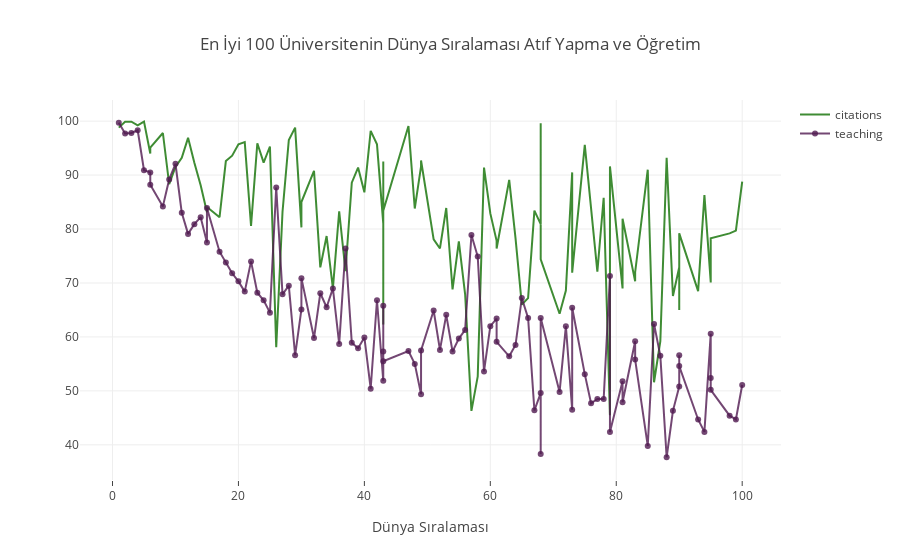

Notebook code for this chart:
### Markdown cell above
# Line Charts

### Code cell
# veri çerçevesi hazırla
df = timesData.iloc[:100,:]

import plotly.graph_objs as go
#  trace1 oluşturma
trace1 = go.Scatter(
                    x = df.world_rank,
                    y = df.citations,
                    mode = "lines",
                    name = "citations",
                    marker = dict(color = 'rgba(16, 112, 2, 0.8)'),
                    text= df.university_name)
#  trace1 oluşturma
trace2 = go.Scatter(
                    x = df.world_rank,
                    y = df.teaching,
                    mode = "lines+markers",
                    name = "teaching",
                    marker = dict(color = 'rgba(80, 26, 80, 0.8)'),
                    text= df.university_name)
data = [trace1, trace2]
layout = dict(title = 'En İyi 100 Üniversitenin Dünya Sıralaması Atıf Yapma ve Öğretim',
              xaxis= dict(title= 'Dünya Sıralaması',ticklen= 5,zeroline= False)
             )
fig = dict(data = data, layout = layout)
iplot(fig)

### Figure 1 — Plotly figure (JSON) as saved in the notebook; plotly's stock layout.template omitted (floating-point values rounded to 4 significant figures)
{"data": [{"marker": {"color": "rgba(16, 112, 2, 0.8)"}, "mode": "lines", "name": "citations", "text": ["Harvard University", "California Institute of Technology", "Massachusetts Institute of Technology", "Stanford University", "Princeton University", "University of Cambridge", "University of Oxford", "University of California, Berkeley", "Imperial College London", "Yale University", "University of California, Los Angeles", "University of Chicago", "Johns Hopkins University", "Cornell University", "ETH Zurich – Swiss Federal Institute of Technology Zurich", "University of Michigan", "University of Toronto", "Columbia University", "University of Pennsylvania", "Carnegie Mellon University", "University of Hong Kong", "University College London", "University of Washington", "Duke University", "Northwestern University", "University of Tokyo", "Georgia Institute of Technology", "Pohang University of Science and Technology", "University of California, Santa Barbara", "University of British Columbia", "University of North Carolina at Chapel Hill", "University of California, San Diego", "University of Illinois at Urbana-Champaign", "National University of Singapore", "McGill University", "University of Melbourne", "Peking University", "Washington University in St Louis", "École Polytechnique", "University of Edinburgh", "Hong Kong University of Science and Technology", "École Normale Supérieure", "Australian National University", "Karolinska Institute", "University of Göttingen", "University of Wisconsin", "Rice University", "École Polytechnique Fédérale de Lausanne", "University of California, Irvine", "University of Science and Technology of China", "Vanderbilt University", "University of Minnesota", "Tufts University", "University of California, Davis", "Brown University", "University of Massachusetts", "Kyoto University", "Tsinghua University", "Boston University", "New York University", "Emory University", "LMU Munich", "University of Notre Dame", "University of Pittsburgh", "Case Western Reserve University", "Ohio State University", "University of Colorado Boulder", "University of Bristol", "University of California, Santa Cruz", "Yeshiva University", "University of Sydney", "University of Virginia", "University of Adelaide", "University of Southern California", "William & Mary", "Trinity College Dublin", "King’s College London", "Stony Brook University", "Korea Advanced Institute of Science and Technology (KAIST)", "University of Sussex", "The University of Queensland", "University of York", "Heidelberg University", "University of Utah", "Durham University", "London School of Economics and Political Science", "University of Manchester", "Royal Holloway, University of London", "Lund University", "University of Southampton", "University of Zurich", "Wake Forest University", "McMaster University", "University College Dublin", "George Washington University", "University of Arizona", "University of Basel", "University of Maryland, College Park", "Dartmouth College", "École Normale Supérieure de Lyon"], "type": "scatter", "uid": "4dbde34c-43ff-403a-b545-f4671c29520d", "x": ["1", "2", "3", "4", "5", "6", "6", "8", "9", "10", "11", "12", "13", "14", "15", "15", "17", "18", "19", "20", "21", "22", "23", "24", "25", "26", "27", "28", "29", "30", "30", "32", "33", "34", "35", "36", "37", "38", "39", "40", "41", "42", "43", "43", "43", "43", "47", "48", "49", "49", "51", "52", "53", "54", "55", "56", "57", "58", "59", "60", "61", "61", "63", "64", "65", "66", "67", "68", "68", "68", "71", "72", "73", "73", "75", "76", "77", "78", "79", "79", "81", "81", "83", "83", "85", "86", "87", "88", "89", "90", "90", "90", "93", "94", "95", "95", "95", "98", "99", "100"], "y": [98.8, 99.9, 99.9, 99.2, 99.9, 94, 95.1, 97.8, 88.3, 91.5, 93.2, 96.9, 92.3, 88.1, 83.1, 84.1, 82.2, 92.6, 93.6, 95.7, 96.1, 80.6, 95.9, 92.3, 95.3, 58.1, 83.2, 96.5, 98.8, 80.3, 85, 90.8, 72.9, 78.7, 69, 83.3, 72.2, 88.6, 91.4, 86.8, 98.2, 95.7, 81, 62.3, 92.5, 83.4, 99.1, 83.8, 91.6, 92.7, 78.1, 76.4, 83.9, 68.8, 77.7, 67.9, 46.3, 52.7, 91.4, 82.9, 77.8, 76.4, 89.1, 78.3, 66, 67.2, 83.4, 80.9, 99.6, 74.4, 64.3, 68.6, 90.5, 71.9, 95.6, 84.4, 72.1, 85.8, 45.5, 91.6, 69, 81.9, 70.3, 72, 91, 51.6, 59.2, 93.2, 67.6, 72.9, 65, 79.2, 68.5, 86.3, 70.2, 70.1, 78.3, 79.2, 79.7, 88.8]}, {"marker": {"color": "rgba(80, 26, 80, 0.8)"}, "mode": "lines+markers", "name": "teaching", "text": ["Harvard University", "California Institute of Technology", "Massachusetts Institute of Technology", "Stanford University", "Princeton University", "University of Cambridge", "University of Oxford", "University of California, Berkeley", "Imperial College London", "Yale University", "University of California, Los Angeles", "University of Chicago", "Johns Hopkins University", "Cornell University", "ETH Zurich – Swiss Federal Institute of Technology Zurich", "University of Michigan", "University of Toronto", "Columbia University", "University of Pennsylvania", "Carnegie Mellon University", "University of Hong Kong", "University College London", "University of Washington", "Duke University", "Northwestern University", "University of Tokyo", "Georgia Institute of Technology", "Pohang University of Science and Technology", "University of California, Santa Barbara", "University of British Columbia", "University of North Carolina at Chapel Hill", "University of California, San Diego", "University of Illinois at Urbana-Champaign", "National University of Singapore", "McGill University", "University of Melbourne", "Peking University", "Washington University in St Louis", "École Polytechnique", "University of Edinburgh", "Hong Kong University of Science and Technology", "École Normale Supérieure", "Australian National University", "Karolinska Institute", "University of Göttingen", "University of Wisconsin", "Rice University", "École Polytechnique Fédérale de Lausanne", "University of California, Irvine", "University of Science and Technology of China", "Vanderbilt University", "University of Minnesota", "Tufts University", "University of California, Davis", "Brown University", "University of Massachusetts", "Kyoto University", "Tsinghua University", "Boston University", "New York University", "Emory University", "LMU Munich", "University of Notre Dame", "University of Pittsburgh", "Case Western Reserve University", "Ohio State University", "University of Colorado Boulder", "University of Bristol", "University of California, Santa Cruz", "Yeshiva University", "University of Sydney", "University of Virginia", "University of Adelaide", "University of Southern California", "William & Mary", "Trinity College Dublin", "King’s College London", "Stony Brook University", "Korea Advanced Institute of Science and Technology (KAIST)", "University of Sussex", "The University of Queensland", "University of York", "Heidelberg University", "University of Utah", "Durham University", "London School of Economics and Political Science", "University of Manchester", "Royal Holloway, University of London", "Lund University", "University of Southampton", "University of Zurich", "Wake Forest University", "McMaster University", "University College Dublin", "George Washington University", "University of Arizona", "University of Basel", "University of Maryland, College Park", "Dartmouth College", "École Normale Supérieure de Lyon"], "type": "scatter", "uid": "4412ae9e-8ae0-44db-81e9-f5c7c778a383", "x": ["1", "2", "3", "4", "5", "6", "6", "8", "9", "10", "11", "12", "13", "14", "15", "15", "17", "18", "19", "20", "21", "22", "23", "24", "25", "26", "27", "28", "29", "30", "30", "32", "33", "34", "35", "36", "37", "38", "39", "40", "41", "42", "43", "43", "43", "43", "47", "48", "49", "49", "51", "52", "53", "54", "55", "56", "57", "58", "59", "60", "61", "61", "63", "64", "65", "66", "67", "68", "68", "68", "71", "72", "73", "73", "75", "76", "77", "78", "79", "79", "81", "81", "83", "83", "85", "86", "87", "88", "89", "90", "90", "90", "93", "94", "95", "95", "95", "98", "99", "100"], "y": [99.7, 97.7, 97.8, 98.3, 90.9, 90.5, 88.2, 84.2, 89.2, 92.1, 83, 79.1, 80.9, 82.2, 77.5, 83.9, 75.8, 73.8, 71.8, 70.3, 68.4, 74, 68.2, 66.8, 64.5, 87.7, 67.9, 69.5, 56.6, 65.1, 70.9, 59.8, 68.1, 65.5, 69, 58.7, 76.4, 58.9, 57.9, 59.9, 50.4, 66.8, 51.9, 65.8, 57.3, 55.5, 57.4, 55, 49.4, 57.5, 64.9, 57.6, 64.1, 57.3, 59.7, 61.3, 78.9, 74.9, 53.6, 62, 63.4, 59.1, 56.4, 58.5, 67.2, 63.5, 46.4, 49.6, 38.3, 63.5, 49.8, 62, 46.5, 65.4, 53.1, 47.7, 48.5, 48.5, 71.3, 42.4, 51.8, 47.9, 59.2, 55.8, 39.8, 62.4, 56.5, 37.7, 46.3, 50.8, 56.6, 54.6, 44.7, 42.4, 60.6, 52.4, 50.2, 45.4, 44.7, 51.1]}], "layout": {"title": {"text": "En İyi 100 Üniversitenin Dünya Sıralaması Atıf Yapma ve Öğretim"}, "xaxis": {"ticklen": 5, "title": {"text": "Dünya Sıralaması"}, "zeroline": false}}}
